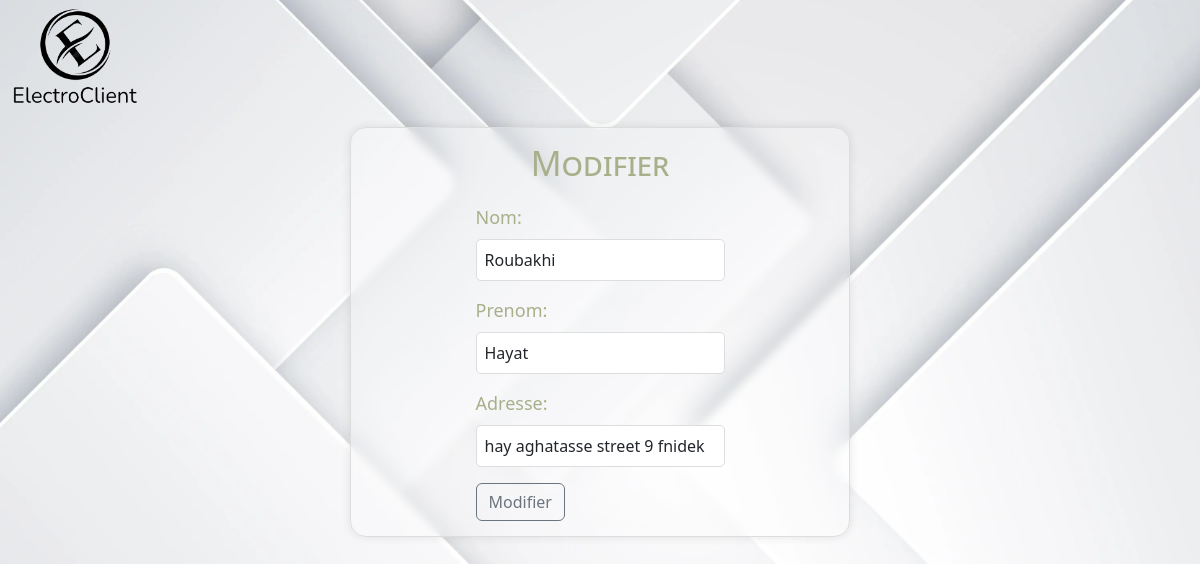
Screenshot of /modify.php?id=13 with the database file from the repository.
### tables this page shows
CREATE TABLE `client` (
  `id_client` int(11) NOT NULL,
  `nom` varchar(100) NOT NULL,
  `prenom` varchar(100) NOT NULL,
  `adresse` varchar(200) NOT NULL,
  `username` varchar(100) NOT NULL,
  `password` varchar(100) NOT NULL
);

### modify.php (the view, shortened to what this page needs)
<!DOCTYPE html>
<html lang="en">
<head>
    <link href="https://cdn.jsdelivr.net/npm/bootstrap@5.3.3/dist/css/bootstrap.min.css" rel="stylesheet"
>
</head>
<body>
    <?php
    $host = 'localhost';
    $dbname = 'gestionclfr';
    $username = 'root';
    $password = '';
    try {
        $conn = new PDO("mysql:host=$host;dbname=$dbname", $username, $password);
        $conn->setAttribute(PDO::ATTR_ERRMODE, PDO::ERRMODE_EXCEPTION);
        $id = isset($_GET['id']) ? $_GET['id'] : "";
        if ($id) {
            $stmt = $conn->prepare("SELECT * FROM client where id_client = :id");
            $stmt->bindParam(':id', $id);
            $stmt->execute();
            $client = $stmt->fetch(PDO::FETCH_ASSOC);
            if ($client) {
                ?>
                <div class="parent">
                    <div class="div1">
                        <img src="img/Screenshot_2024-02-21_221710-removebg-preview (1).png" width="150px" alt="">
                    </div>
                    <div class="div3">
                        <div class="conso-box">
                            <h2>Modifier</h2>
                            <form action="" method="post">
                                <div class="mb-3">
                                    <label for="nom" class="form-label">Nom:</label>
                                    <input type="text" class="form-control" id="nom" name="nom" required
                                        value="<?= $client['nom'] ?>">
                                </div>
                                <div class="mb-3">
                                    <label for="prenom" class="form-label">Prenom:</label>
                                    <input type="text" class="form-control" id="prenom" name="prenom" required
                                        value="<?= $client['prenom'] ?>">
                                </div>
                                <div class="mb-3">
                                    <label for="adresse" class="form-label">Adresse:</label>
                                    <input type="text" class="form-control" id="adresse" name="adresse" required
                                        value="<?= $client['adresse'] ?>">
                                </div>
                                <button type="submit" class="btn btn-outline-secondary">Modifier</button>
                            </form>
                        </div>
                    </div>
            </body>
            </html>
            <?php
            } else {
                echo "Client not found.";
            }
        } else {
            echo "Invalid client ID.";
        }
    } catch (PDOException $e) {
        echo 'Connection failed: ' . $e->getMessage();
    }
    ?>

### modify.php (style rules this page uses)
body { background-image: url("img/5594016-e1656071131636.webp"); background-position: center; background-size: cover; }
.conso-box { display: flex; flex-direction: column; align-items: center; width: 80%; max-width: 500px; padding: 15px; background: rgba(255, 255, 255, 0.2); border-radius: 16px; box-shadow: 0 4px 30px rgba(0, 0, 0, 0.1); backdrop-filter: blur(5px); -webkit-backdrop-filter: blur(5px); border: 1px solid rgba(255, 255, 255, 0.3); border: 1px solid #ddd; margin: 0 auto; box-shadow: 0px 0px 10px rgba(0, 0, 0, 0.1); }
.conso-box h2 { color: #A8AF8A; text-align: center; margin-bottom: 20px; font-size: 34px; font-variant: small-caps; }
.parent { display: grid; grid-template-columns: repeat(2, 1fr); grid-column-gap: 0px; grid-row-gap: 0px; }
.div1 { grid-area: 1 / 1 / 2 / 2; }
.div3 { grid-area: 2 / 1 / 3 / 3; }
label { color: #A8AF8A; font-size: 18px; margin-bottom: 5px; }
.form-control { width: 100%; padding: 8px; border: 1px solid #ddd; border-radius: 5px; }

### rows the page displays
client: nom "Roubakhi", prenom "Hayat", adresse "hay aghatasse street 9 fnidek"
